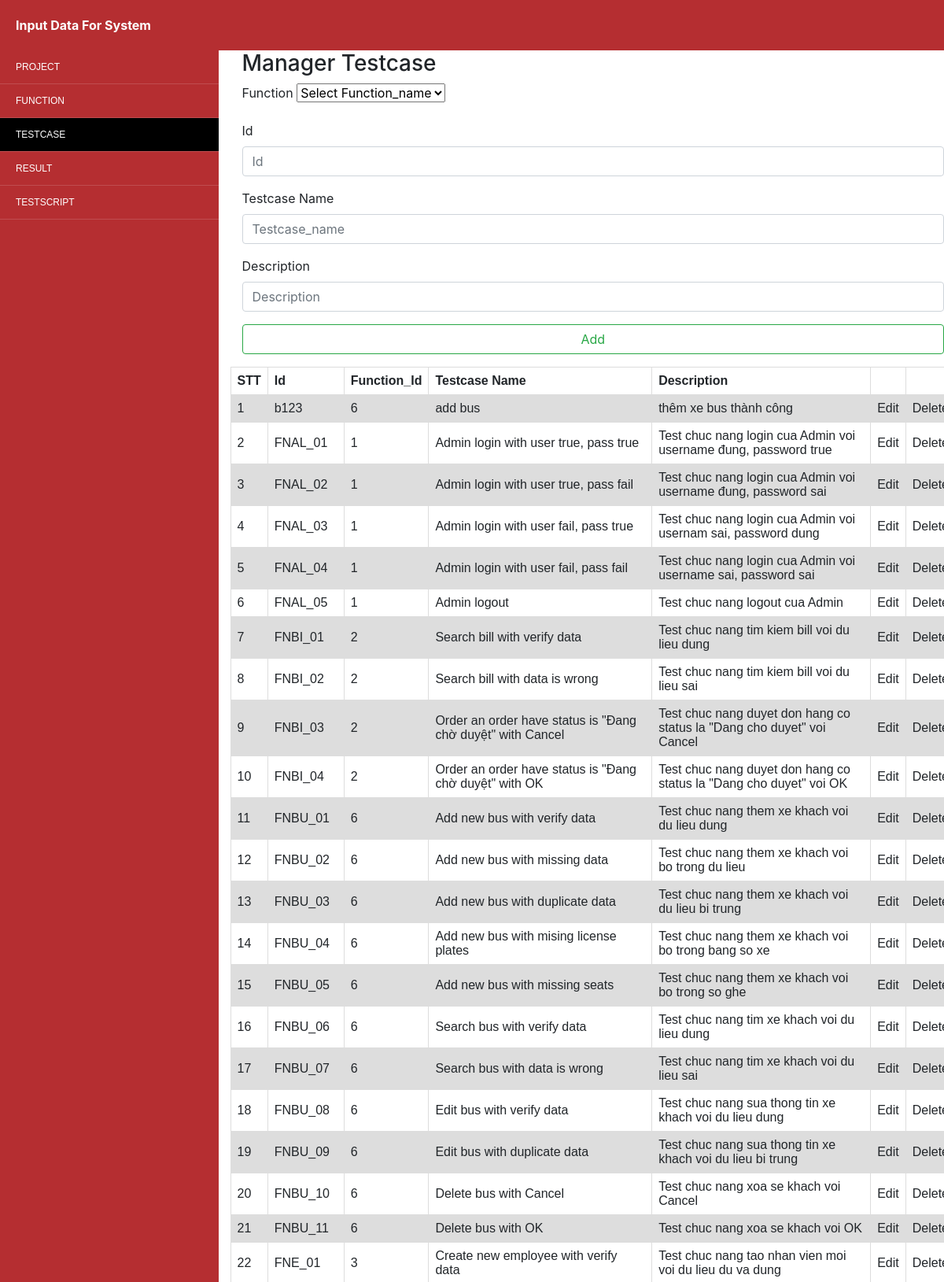
Page /admin/index.php?cmd=testcase (upper part) on the committed database.
### tables this page shows
CREATE TABLE `testcase` (
  `id` varchar(15) NOT NULL,
  `function_id` int(11) NOT NULL,
  `name_of_testcase` varchar(200) DEFAULT NULL,
  `description` varchar(200) NOT NULL
);

### admin/testcase.php (the view, shortened to what this page needs)
<?php
    $sql_select_testcase = "SELECT * FROM testcase";
    $result_testcase = $conn->query($sql_select_testcase);
    $html = '';
    $stt = 1;
    while ($rows_testcase = $result_testcase->fetch_assoc())
    {
        $html .= '<tr>';
        $html .= '<td>'. $stt++ .'</td>';
        $html .= '<td>'. $rows_testcase["id"] .'</td>';
        $html .= '<td>'. $rows_testcase["function_id"] .'</td>';
        $html .= '<td>'. $rows_testcase["name_of_testcase"] .'</td>';
        $html .= '<td>'. $rows_testcase["description"] .'</td>';
        $html .= '<td class="edit"><a data-href="'.$rows_testcase["id"].'">Edit</a></td>';
        $html .= '<td class="delete"><a data-href="'.$rows_testcase["id"].'">Delete</a></td>';
        $html .= '</tr>';
    }
?>
<div class="form_center">
    <div class="title"><h3>Manager Testcase</h3></div>
    <div class="hienthitestcase">
        <form action="add_testcase.php" method="post">
            <fieldset class="form-group">
                <label class="lbl_input" for="function_name">Function</label>
                <select class="lbl_input" name="Function_name" required>
                    <option value="">Select Function_name</option>
                </select>
            </fieldset>
            <fieldset class="form-group">
                <label class="lbl_input" for="id">Id</label>
                <input type="text" class="form-control input-testcase" required id="id_testcase" name="id_testcase" placeholder="Id">
            </fieldset>
            <fieldset class="form-group">
                <label class="lbl_input" for="name">Testcase Name</label>
                <input type="text" class="form-control input-testcase" required id="testcase_name" name="name_of_testcase" placeholder="Testcase_name">
            </fieldset>
            <fieldset class="form-group">
                <label class="lbl_input" for="name">Description</label>
                <input type="text" class="form-control input-testcase" required id="description" name="description" placeholder="Description">
            </fieldset>
            <fieldset class="form-group">
                <input type="submit" class="form-control input-testcase btn btn-outline-success" name="submit" value="Add">
            </fieldset>
        </form>
    </div>
    <div class="row">
        <table class="hienthitable">
            <tr class="">
                <th>STT</th>
                <th>Id</th>
                <th>Function_Id</th>
                <th>Testcase Name</th>
                <th>Description</th>
                <th></th>
                <th></th>
            </tr>
            <?php echo $html; ?>
        </table>
    </div>
</div>

### admin/css/style.css (style rules this page uses)
table { font-family: arial, sans-serif; border-collapse: collapse; width: 100%; }
td, th { border: 1px solid #dddddd; text-align: left; padding: 8px; }
tr:nth-child(even) { background-color: #dddddd; }
.edit, .delete { cursor: pointer; }

### rows in the picture
testcase: id "b123", function "6", name_of_testcase "add bus", description "thêm xe bus thành công"
testcase: id "FNAL_01", function "1", name_of_testcase "Admin login with user true, pass true", description "Test chuc nang login cua Admin voi username đung, password true"
testcase: id "FNAL_02", function "1", name_of_testcase "Admin login with user true, pass fail", description "Test chuc nang login cua Admin voi username đung, password sai"
testcase: id "FNAL_03", function "1", name_of_testcase "Admin login with user fail, pass true", description "Test chuc nang login cua Admin voi usernam sai, password dung"
testcase: id "FNAL_04", function "1", name_of_testcase "Admin login with user fail, pass fail", description "Test chuc nang login cua Admin voi username sai, password sai"
testcase: id "FNAL_05", function "1", name_of_testcase "Admin logout", description "Test chuc nang logout cua Admin"
testcase: id "FNBI_01", function "2", name_of_testcase "Search bill with verify data", description "Test chuc nang tim kiem bill voi du lieu dung"
testcase: id "FNBI_02", function "2", name_of_testcase "Search bill with data is wrong", description "Test chuc nang tim kiem bill voi du lieu sai"
testcase: id "FNBI_03", function "2", name_of_testcase "Order an order have status is \"Đang chờ duyệt\" with Cancel", description "Test chuc nang duyet don hang co status la \"Dang cho duyet\" voi Cancel"
testcase: id "FNBI_04", function "2", name_of_testcase "Order an order have status is \"Đang chờ duyệt\" with OK", description "Test chuc nang duyet don hang co status la \"Dang cho duyet\" voi OK"
testcase: id "FNBU_01", function "6", name_of_testcase "Add new bus with verify data", description "Test chuc nang them xe khach voi du lieu dung"
testcase: id "FNBU_02", function "6", name_of_testcase "Add new bus with missing data", description "Test chuc nang them xe khach voi bo trong du lieu"
testcase: id "FNBU_03", function "6", name_of_testcase "Add new bus with duplicate data", description "Test chuc nang them xe khach voi du lieu bi trung"
testcase: id "FNBU_04", function "6", name_of_testcase "Add new bus with mising license plates", description "Test chuc nang them xe khach voi bo trong bang so xe"
testcase: id "FNBU_05", function "6", name_of_testcase "Add new bus with missing seats", description "Test chuc nang them xe khach voi bo trong so ghe"
testcase: id "FNBU_06", function "6", name_of_testcase "Search bus with verify data", description "Test chuc nang tim xe khach voi du lieu dung"
testcase: id "FNBU_07", function "6", name_of_testcase "Search bus with data is wrong", description "Test chuc nang tim xe khach voi du lieu sai"
testcase: id "FNBU_08", function "6", name_of_testcase "Edit bus with verify data", description "Test chuc nang sua thong tin xe khach voi du lieu dung"
testcase: id "FNBU_09", function "6", name_of_testcase "Edit bus with duplicate data", description "Test chuc nang sua thong tin xe khach voi du lieu bi trung"
testcase: id "FNBU_10", function "6", name_of_testcase "Delete bus with Cancel", description "Test chuc nang xoa se khach voi Cancel"
testcase: id "FNBU_11", function "6", name_of_testcase "Delete bus with OK", description "Test chuc nang xoa se khach voi OK"
testcase: id "FNE_01", function "3", name_of_testcase "Create new employee with verify data", description "Test chuc nang tao nhan vien moi voi du lieu du va dung"
